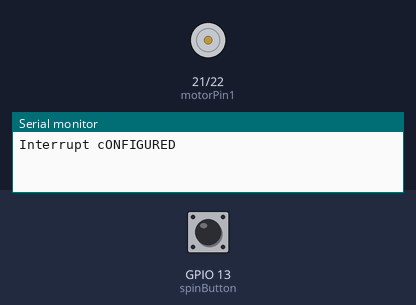
A sketch run on a simulated ESP32-C3. On the bench: motor-driver pin pairs drawn as motors (green arrow = first pin HIGH = forward, orange = second pin HIGH = backward, longer = more drive, scaled by the enable pin), the last lines printed to the serial monitor. Inputs (shaded band) come from the test bench; at power-on: GPIO 13 (spinButton) HIGH.

Above: at 1.2 s.
1.3 s: GPIO 13 (spinButton) pulled LOW for 0.15 s
At 2.7 s:
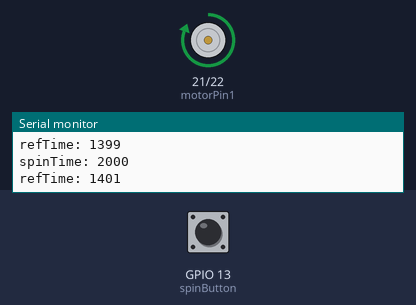
At 5.8 s:
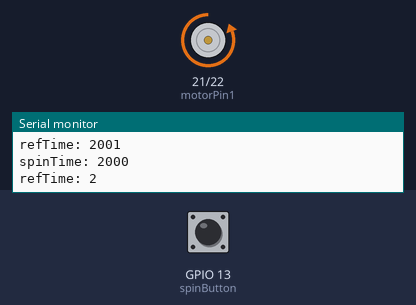
Timing chart, 0 to 8.8 s (numbered marks = the images above; inputs shaded):
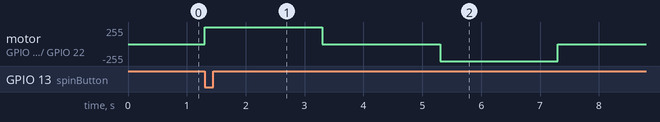

The sketch:

motorDEMO.ino
```cpp
#include <Arduino.h>

// Pin definitions
#define enablePin 27
#define motorPin1 21
#define motorPin2 22
#define spinButton 13

// Function prototypes
void spinIt();

/* More efficient delay*/
#define NOP __asm__ __volatile__ ("nop\n\t")

/* Debouncing */
unsigned long debounceDelay = 75;    // debounce time in ms


/* Adjust the motor timing and speed */
const int motorSpeed = 255;   /* [0 - 255] [off - fullspeed] */
const unsigned long spinTime = 2000;    /*  time Motor is spinning (in milliseconds) */
const unsigned long stopTime = 1000;    /* Time off between consecutive spins in same spin cycle (in milliseconds) */
const unsigned long clockAdjustment = 2; /* Ignore this: Used in SpinIt() function, minor adjustment to motor timing to compensate for instruction cycle limitations */

/* General structs for buttons */
struct Button {
  const int PIN;
  unsigned long timeLastPressed;
  bool pressed;
};

/* Spin button */
Button turnButton = {spinButton, 0, false};

/* handler for motor button */
void IRAM_ATTR isr() {
    unsigned long timePressed = millis();
    if (((timePressed - turnButton.timeLastPressed) > debounceDelay) && (turnButton.pressed == false)) {
      turnButton.pressed = true;
      turnButton.timeLastPressed = timePressed;
    }
}

void setup() {
  Serial.begin(115200);

  /* Configure Pins for motor control */
  pinMode(motorPin1, OUTPUT);     /* MotorPins Adjust Direction */
  pinMode(motorPin2, OUTPUT);
  pinMode(enablePin, OUTPUT);     /* Speed Adjustment */

  // Configure button for motor
  pinMode(turnButton.PIN, INPUT_PULLUP);
  attachInterrupt(turnButton.PIN, isr, FALLING);
  Serial.print("Interrupt cONFIGURED");
}

void loop() {
  if (turnButton.pressed){
    spinIt();
    turnButton.pressed = false;
  }
  NOP;
}


void spinIt(){
  /* Update Status flag, Spin Cycle Start */

  /* set speed */
  analogWrite(enablePin, motorSpeed);

  /* reference time for delay implementation */
  unsigned long startTime = millis();

  /* Spin one direction */
  digitalWrite(motorPin1, HIGH);
  digitalWrite(motorPin2, LOW);
  unsigned long refTime = millis() - startTime + clockAdjustment;
  while(refTime <= spinTime){
    refTime = millis() - startTime + clockAdjustment;
    Serial.print("refTime: "); Serial.println(refTime);
    Serial.print("spinTime: "); Serial.println(spinTime);
  }

  startTime = millis();

  /* Stop spinning */
  digitalWrite(motorPin1, LOW);
  digitalWrite(motorPin2, LOW);
  refTime = millis() - startTime + clockAdjustment;
  Serial.print("refTime: "); Serial.println(refTime);
  while(refTime <= spinTime){
    refTime = millis() - startTime + clockAdjustment;
  }

  startTime = millis();

  /* Spin opposite direction */
  digitalWrite(motorPin1, LOW);
  digitalWrite(motorPin2, HIGH);
  refTime = millis() - startTime + clockAdjustment;
  while(refTime <= spinTime){
    refTime = millis() - startTime + clockAdjustment;
  }
  startTime = millis();

  /* Stop spinning */
  digitalWrite(motorPin1, LOW);
  digitalWrite(motorPin2, LOW);
  refTime = millis() - startTime + clockAdjustment;
  while(refTime <= spinTime){
    refTime = millis() - startTime + clockAdjustment;
  }

  analogWrite(enablePin, 0);
  }
```

Measured:
- after the input at 1.3 s, motor on GPIO 21 (motorPin1) / GPIO 22 (motorPin2): stopped → forward 255/255 at once, → stopped 2.0 s later, → backward 255/255 2.0 s later, → stopped 2.0 s later
